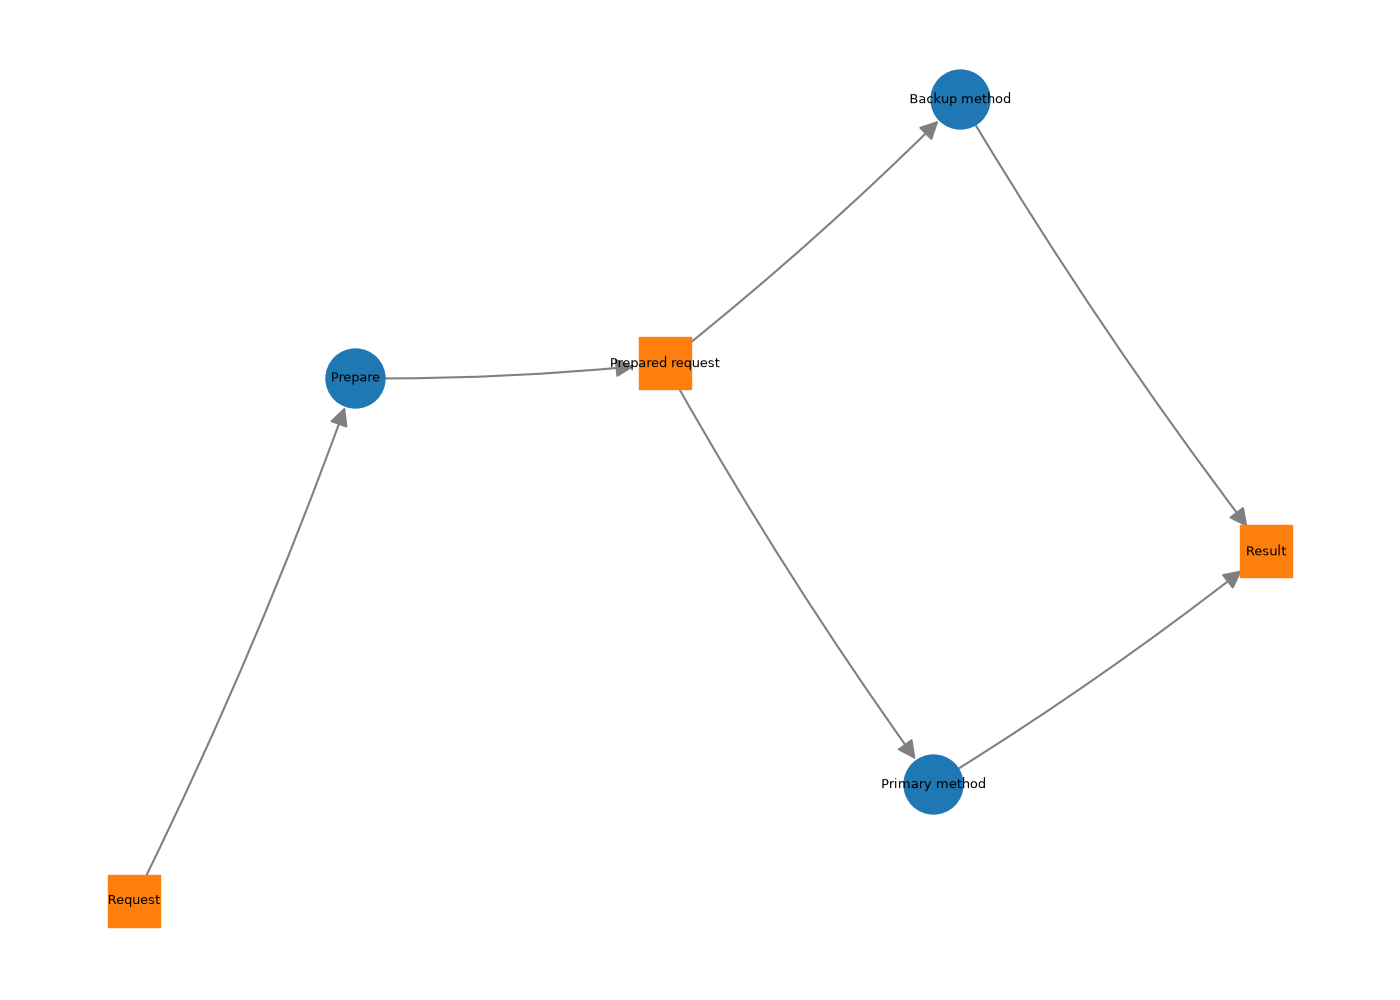

Write the Python code that produced this figure.
"""Define a workflow whose alternative routes may all fail."""

from artifactflow import Artifact, Tool, Workflow


request = Artifact("Request")
prepared = Artifact("Prepared request")
result = Artifact("Result")

prepare = Tool("Prepare", inputs=[request], outputs=[prepared])
primary = Tool("Primary method", inputs=[prepared], outputs=[result])
backup = Tool("Backup method", inputs=[prepared], outputs=[result])

workflow = Workflow()
for tool in (prepare, primary, backup):
    workflow.add_tool(tool)
workflow.starting_artifacts = ["Request"]
workflow.target_artifacts = ["Result"]


if __name__ == "__main__":
    from pathlib import Path

    figure_path = Path(__file__).with_name("workflow.png")
    workflow.savefig(figure_path)
    print("Saved workflow figure:", figure_path)
